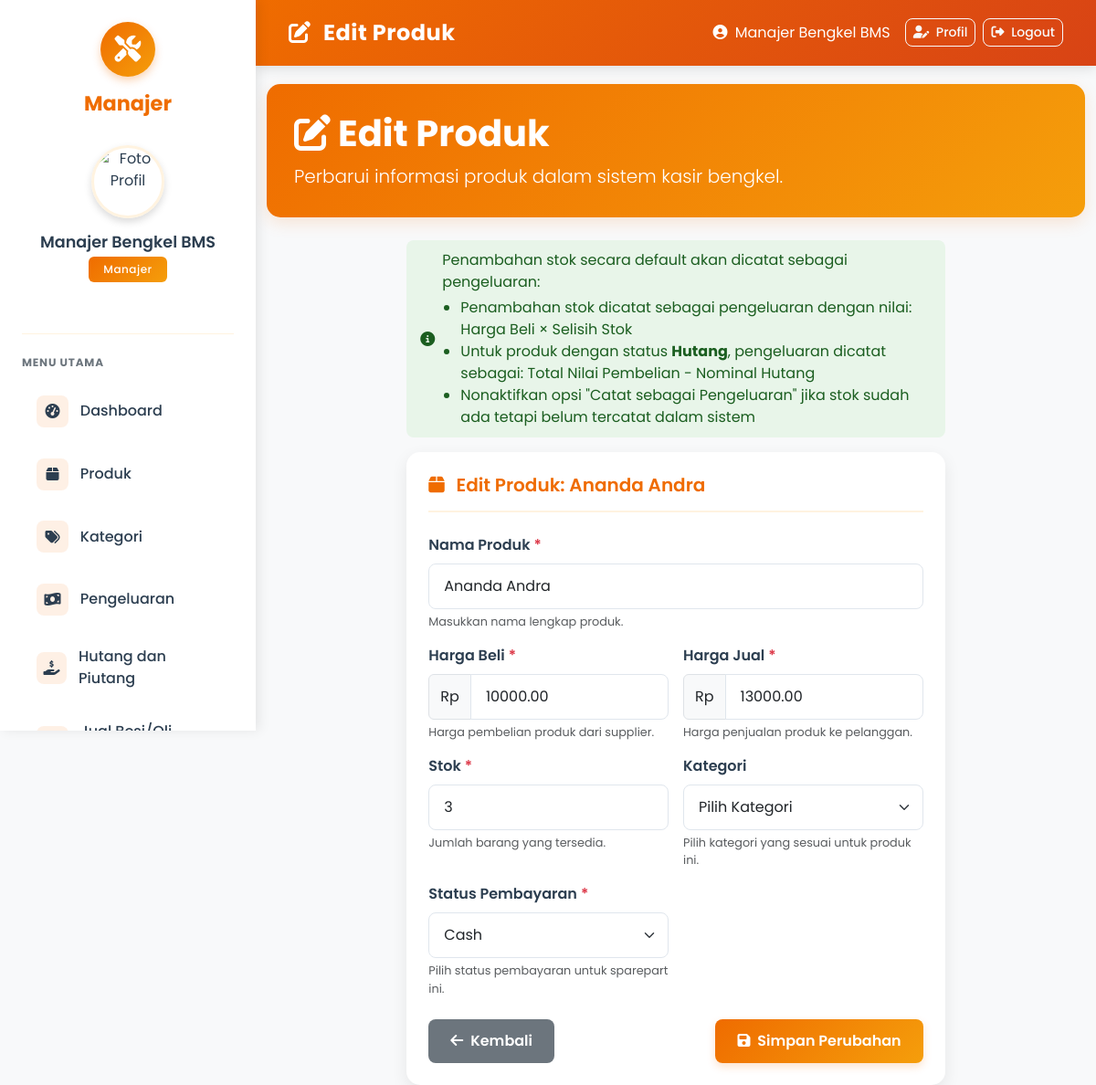
/manajer/edit_produk.php?id=86 (signed in), run on the app's committed database.
### tables this page shows
CREATE TABLE `produk` (
  `id` int(11) NOT NULL,
  `nama` varchar(50) NOT NULL,
  `harga_beli` decimal(10,2) DEFAULT NULL,
  `harga_jual` decimal(10,2) NOT NULL,
  `stok` int(11) NOT NULL,
  `kategori_id` int(11) DEFAULT NULL,
  `hutang_sparepart` enum('Hutang','Cash') DEFAULT 'Cash',
  `nominal_hutang` decimal(10,2) DEFAULT 0.00
);

### manajer/edit_produk.php (the view, shortened to what this page needs)
<?php
include '../config.php';
$id = mysqli_real_escape_string($conn, $_GET['id']);
$query = "SELECT * FROM produk WHERE id = '$id'";
$result = mysqli_query($conn, $query);
$row = mysqli_fetch_assoc($result);
?>
<!DOCTYPE html>
<html lang="id">
<head>
  <link href="https://cdn.jsdelivr.net/npm/bootstrap@5.3.0/dist/css/bootstrap.min.css" rel="stylesheet">
  <link rel="stylesheet" href="https://cdnjs.cloudflare.com/ajax/libs/font-awesome/6.4.0/css/all.min.css">
</head>
<body>
  <?php include 'sidebar.php'; ?>
  <div class="content">
    <nav class="navbar navbar-expand-lg navbar-dark">
      <div class="container-fluid">
        <span class="navbar-brand">
          <i class="fas fa-edit me-2"></i>
          Edit Produk
        </span>
        <div class="d-flex align-items-center">
          <span class="text-white me-3">
            <i class="fas fa-user-circle me-1"></i>
            <?= htmlspecialchars($_SESSION['manajer']['nama']) ?>
          </span>
          <a href="profile.php" class="btn btn-outline-light btn-sm me-2">
            <i class="fas fa-user-edit me-1"></i> Profil
          </a>
          <a href="logout.php" class="btn btn-outline-light btn-sm">
            <i class="fas fa-sign-out-alt me-1"></i> Logout
          </a>
        </div>
      </div>
    </nav>
    <div class="container-fluid">
      <div class="page-header">
        <div class="d-flex align-items-center">
          <div>
            <h1><i class="fas fa-edit me-2"></i>Edit Produk</h1>
            <p class="lead mb-0">Perbarui informasi produk dalam sistem kasir bengkel.</p>
          </div>
        </div>
      </div>
      <div class="row">
        <div class="col-lg-8 mx-auto">
          <div class="info-badge mb-3">
            <i class="fas fa-info-circle me-2"></i>
            <div>
              <p class="mb-1">Penambahan stok secara default akan dicatat sebagai pengeluaran:</p>
              <ul class="mb-0" style="padding-left: 20px;">
                <li>Penambahan stok dicatat sebagai pengeluaran dengan nilai: Harga Beli × Selisih Stok</li>
                <li>Untuk produk dengan status <strong>Hutang</strong>, pengeluaran dicatat sebagai: Total Nilai Pembelian - Nominal Hutang</li>
                <li>Nonaktifkan opsi "Catat sebagai Pengeluaran" jika stok sudah ada tetapi belum tercatat dalam sistem</li>
              </ul>
            </div>
          </div>
          <div class="form-card">
            <div class="form-section-header">
              <h5 class="form-section-title">
                <i class="fas fa-box me-2"></i>
                Edit Produk: <?= htmlspecialchars($row['nama']) ?>
              </h5>
            </div>
            <form method="POST" action="">
              <div class="mb-3">
                <label for="nama" class="form-label required-field">Nama Produk</label>
                <input type="text" class="form-control" id="nama" name="nama" value="<?= htmlspecialchars($row['nama']) ?>" required>
                <div class="form-text">Masukkan nama lengkap produk.</div>
              </div>
              <div class="row g-3 mb-3">
                <div class="col-md-6">
                  <label for="harga_beli" class="form-label required-field">Harga Beli</label>
                  <div class="input-group">
                    <span class="input-group-text">Rp</span>
                    <input type="number" class="form-control" id="harga_beli" name="harga_beli" min="0" value="<?= $row['harga_beli'] ?>" required>
                  </div>
                  <div class="form-text">Harga pembelian produk dari supplier.</div>
                </div>
                <div class="col-md-6">
                  <label for="harga_jual" class="form-label required-field">Harga Jual</label>
                  <div class="input-group">
                    <span class="input-group-text">Rp</span>
                    <input type="number" class="form-control" id="harga_jual" name="harga_jual" min="0" value="<?= $row['harga_jual'] ?>" required>
                  </div>
                  <div class="form-text">Harga penjualan produk ke pelanggan.</div>
                </div>
              </div>
              <div class="row g-3 mb-3">
                <div class="col-md-6">
                  <label for="stok" class="form-label required-field">Stok</label>
                  <input type="number" class="form-control" id="stok" name="stok" min="0" value="<?= $row['stok'] ?>" required>
                  <div class="form-text">Jumlah barang yang tersedia.</div>
                </div>
                <div class="col-md-6">
                  <label for="kategori_id" class="form-label">Kategori</label>
                  <select class="form-select" id="kategori_id" name="kategori_id">
                    <option value="">Pilih Kategori</option>
                  </select>
                  <div class="form-text">Pilih kategori yang sesuai untuk produk ini.</div>
                </div>
              </div>
              <div class="row g-3 mb-3">
                <div class="col-md-6">
                  <label for="hutang_sparepart" class="form-label required-field">Status Pembayaran</label>
                  <select class="form-select" id="hutang_sparepart" name="hutang_sparepart" required>
                    <option value="Cash" <?= $row['hutang_sparepart'] == 'Cash' ? 'selected' : '' ?>>Cash</option>
                  </select>
                  <div class="form-text">Pilih status pembayaran untuk sparepart ini.</div>
                </div>
              </div>
              <div class="mt-4 d-flex justify-content-between">
                <a href="produk.php" class="btn btn-secondary">
                  <i class="fas fa-arrow-left me-1"></i>
                  Kembali
                </a>
                <button type="submit" class="btn btn-primary">
                  <i class="fas fa-save me-1"></i>
                  Simpan Perubahan
                </button>
              </div>
            </form>
          </div>
        </div>
      </div>
    </div>
  </div>
</body>
</html>

### manajer/edit_produk.php (style rules this page uses)
:root { --primary-orange: #EF6C00; --secondary-orange: #F59E0B; --light-orange: #FFF3E0; --accent-orange: #D84315; --white: #ffffff; --light-gray: #f8f9fa; --text-dark: #2C3E50; }
body { background-color: var(--light-gray); font-family: 'Poppins', 'Arial', sans-serif; color: var(--text-dark); margin: 0; padding: 0; }
.navbar { background: linear-gradient(135deg, var(--primary-orange), var(--accent-orange)); box-shadow: 0 4px 12px rgba(0, 0, 0, 0.1); border: none; padding: 0.8rem 1.5rem; margin-bottom: 20px; }
.navbar-brand { font-weight: 700; font-size: 1.5rem; color: var(--white); letter-spacing: 0.5px; }
.content { margin-left: 280px; transition: margin-left 0.3s ease; min-height: 100vh; }
.page-header { background: linear-gradient(135deg, var(--primary-orange), var(--secondary-orange)); border-radius: 15px; padding: 30px; color: var(--white); margin-bottom: 25px; box-shadow: 0 6px 18px rgba(239, 108, 0, 0.15); }
.page-header h1 { font-weight: 700; margin-bottom: 0.5rem; }
.form-card { border: none; border-radius: 15px; overflow: hidden; box-shadow: 0 6px 18px rgba(0, 0, 0, 0.08); background-color: var(--white); padding: 1.5rem; transition: all 0.3s ease; }
.form-section-header { border-bottom: 2px solid var(--light-orange); padding-bottom: 1rem; margin-bottom: 1.5rem; }
.form-section-title { font-size: 1.25rem; font-weight: 600; color: var(--primary-orange); margin-bottom: 0; }
.form-label { font-weight: 600; color: var(--text-dark); }
.form-control, .form-select { border-radius: 8px; border: 1px solid #e0e6ed; padding: 0.75rem 1rem; font-size: 1rem; transition: all 0.3s ease; }
.btn-primary { background: linear-gradient(135deg, var(--primary-orange), var(--secondary-orange)); border: none; border-radius: 8px; padding: 0.75rem 1.5rem; font-weight: 600; transition: all 0.3s ease; box-shadow: 0 4px 10px rgba(239, 108, 0, 0.2); }
.btn-secondary { background-color: #6c757d; border: none; border-radius: 8px; padding: 0.75rem 1.5rem; font-weight: 600; transition: all 0.3s ease; }
.btn-outline-light { border-radius: 8px; font-weight: 500; transition: all 0.3s ease; }
.required-field::after { content: "*"; color: #dc3545; margin-left: 4px; }
.form-text { font-size: 0.8rem; }
.info-badge { background-color: #E8F5E9; color: #1B5E20; padding: 10px 15px; border-radius: 8px; margin-bottom: 20px; display: flex; align-items: center; }

### data on the page
produk: nama "Ananda Andra", harga_beli "10000.00", harga_jual "13000.00", stok "3", hutang_sparepart "Cash"

### other printed values
$_SESSION['manajer']['nama'] "Manajer Bengkel BMS"
